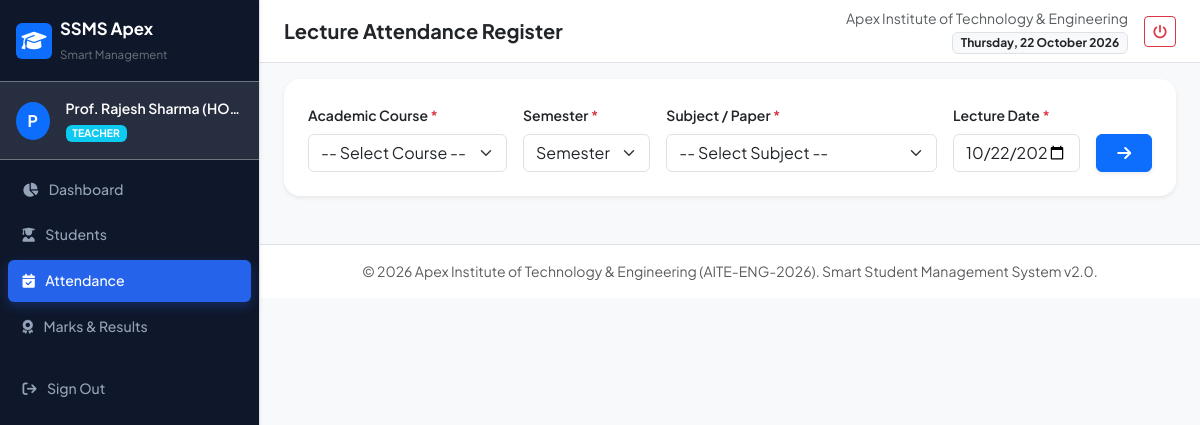
Screenshot of /attendance/mark (signed in) with the database file from the repository.
### models.py (models this page shows, shortened)
class User(db.Model):
    __tablename__ = 'users'
    id = db.Column(db.Integer, primary_key=True)
    username = db.Column(db.String(50), unique=True, nullable=False, index=True)
    password_hash = db.Column(db.String(255), nullable=False)
    role = db.Column(db.String(20), nullable=False, default='student')  # admin, teacher, student, accountant
    email = db.Column(db.String(100), unique=True, nullable=False)
    full_name = db.Column(db.String(100), nullable=False)
    is_active = db.Column(db.Boolean, default=True)
    created_at = db.Column(db.DateTime, default=datetime.utcnow)
    student_profile = db.relationship('Student', backref='user_account', uselist=False, cascade='all, delete-orphan')
    audit_logs = db.relationship('AuditLog', backref='user', lazy='dynamic')

### app.py (the view, shortened to what this page needs)
    @app.route('/attendance/mark', methods=['GET', 'POST'])
    @login_required
    @roles_accepted('admin', 'teacher')
    def attendance_mark():
        courses = Course.query.all()
        subjects = Subject.query.all()
        selected_course = request.args.get('course_id')
        selected_sem = request.args.get('semester')
        selected_subject = request.args.get('subject_id')
        selected_date = request.args.get('date', date.today().isoformat())
        students = []
        existing_attendance = {}
        return render_template(
            'attendance/mark.html',
            courses=courses,
            subjects=subjects,
            students=students,
            selected_course=selected_course,
            selected_sem=selected_sem,
            selected_subject=selected_subject,
            selected_date=selected_date,
            existing_attendance=existing_attendance
        )

### templates/attendance/mark.html (shortened to what this page needs)
{% extends "base.html" %}
{% block page_title %}Lecture Attendance Register{% endblock %}
{% block content %}
<div class="card border-0 shadow-sm rounded-4 mb-4">
    <div class="card-body p-4">
        <form method="GET" action="{{ url_for('attendance_mark') }}" class="row g-3">
            <div class="col-md-3">
                <label class="form-label small fw-semibold">Academic Course <span class="text-danger">*</span></label>
                <select name="course_id" id="course_id" class="form-select" required>
                    <option value="">-- Select Course --</option>
                </select>
            </div>
            <div class="col-md-2">
                <label class="form-label small fw-semibold">Semester <span class="text-danger">*</span></label>
                <select name="semester" id="semester" class="form-select" required>
                    {% for sem in range(1, 9) %}
                    <option value="{{ sem }}" {{ 'selected' if selected_sem == sem|string }}>Semester {{ sem }}</option>
                    {% endfor %}
                </select>
            </div>
            <div class="col-md-4">
                <label class="form-label small fw-semibold">Subject / Paper <span class="text-danger">*</span></label>
                <select name="subject_id" id="subject_id" class="form-select" required>
                    <option value="">-- Select Subject --</option>
                </select>
            </div>
            <div class="col-md-2">
                <label class="form-label small fw-semibold">Lecture Date <span class="text-danger">*</span></label>
                <input type="date" name="date" class="form-control" value="{{ selected_date }}" required>
            </div>
            <div class="col-md-1 d-flex align-items-end">
                <button type="submit" class="btn btn-primary w-100 shadow-sm">
                    <i class="fa-solid fa-arrow-right"></i>
                </button>
            </div>
        </form>
    </div>
</div>
{% endblock %}

### templates/base.html (shortened to what this page needs)
<!DOCTYPE html>
<html lang="en">
<head>
    <link href="https://cdn.jsdelivr.net/npm/bootstrap@5.3.3/dist/css/bootstrap.min.css" rel="stylesheet">
    <link href="https://cdnjs.cloudflare.com/ajax/libs/font-awesome/6.5.1/css/all.min.css" rel="stylesheet">
    <link rel="stylesheet" href="{{ url_for('static', filename='css/style.css') }}">
</head>
<body>
    <div class="d-flex" id="wrapper">
        {% if current_user %}
        <nav id="sidebar" class="bg-dark text-white border-end shadow-sm">
            <div class="sidebar-header p-3 border-bottom border-secondary d-flex align-items-center justify-content-between">
                <a href="{{ url_for('dashboard') }}" class="text-white text-decoration-none d-flex align-items-center gap-2">
                    <div class="brand-icon bg-primary text-white rounded p-2 d-flex align-items-center justify-content-center">
                        <i class="fa-solid fa-graduation-cap fs-5"></i>
                    </div>
                    <div>
                        <div class="fw-bold tracking-tight text-white mb-0" style="font-size: 1.05rem;">SSMS Apex</div>
                        <small class="text-secondary" style="font-size: 0.72rem;">Smart Management</small>
                    </div>
                </a>
            </div>
            <div class="p-3 bg-secondary bg-opacity-25 border-bottom border-secondary d-flex align-items-center gap-3">
                <div class="avatar-circle bg-primary text-white fw-bold d-flex align-items-center justify-content-center rounded-circle">
                    {{ current_user.full_name[0] }}
                </div>
                <div class="overflow-hidden">
                    <div class="text-truncate fw-semibold text-white small">{{ current_user.full_name }}</div>
                    <span class="badge bg-{{ 'danger' if current_user.role == 'admin' else ('info' if current_user.role == 'teacher' else ('warning' if current_user.role == 'accountant' else 'success')) }} text-uppercase" style="font-size: 0.65rem;">
                        {{ current_user.role }}
                    </span>
                </div>
            </div>
            <ul class="nav flex-column p-2 gap-1 sidebar-nav">
                <li class="nav-item">
                    <a class="nav-link text-white-50 rounded {{ 'active' if request.endpoint == 'dashboard' }}" href="{{ url_for('dashboard') }}">
                        <i class="fa-solid fa-chart-pie me-2"></i> Dashboard
                    </a>
                </li>
                {% if current_user.role in ['admin', 'teacher', 'accountant'] %}
                <li class="nav-item">
                    <a class="nav-link text-white-50 rounded {{ 'active' if 'student' in request.endpoint }}" href="{{ url_for('students_list') }}">
                        <i class="fa-solid fa-user-graduate me-2"></i> Students
                    </a>
                </li>
                {% endif %}
                {% if current_user.role in ['admin', 'teacher'] %}
                <li class="nav-item">
                    <a class="nav-link text-white-50 rounded {{ 'active' if 'attendance' in request.endpoint }}" href="{{ url_for('attendance_mark') }}">
                        <i class="fa-solid fa-calendar-check me-2"></i> Attendance
                    </a>
                </li>
                <li class="nav-item">
                    <a class="nav-link text-white-50 rounded {{ 'active' if 'marks' in request.endpoint }}" href="{{ url_for('marks_entry') }}">
                        <i class="fa-solid fa-award me-2"></i> Marks & Results
                    </a>
                </li>
                {% endif %}
                <li class="nav-item mt-auto pt-3">
                    <a class="nav-link text-danger rounded" href="{{ url_for('logout') }}">
                        <i class="fa-solid fa-arrow-right-from-bracket me-2"></i> Sign Out
                    </a>
                </li>
            </ul>
        </nav>
        {% endif %}
        <div id="page-content-wrapper" class="w-100 bg-light">
            <nav class="navbar navbar-expand navbar-light bg-white border-bottom px-4 py-2 sticky-top">
                <div class="container-fluid p-0">
                    <div class="d-flex align-items-center gap-2">
                        <span class="fs-5 fw-bold text-dark">{% block page_title %}Smart Student Management System{% endblock %}</span>
                    </div>
                    <div class="d-flex align-items-center gap-3">
                        <div class="text-end d-none d-md-block">
                            <small class="text-muted d-block">{{ institute_name }}</small>
                            <span class="badge bg-light text-dark border">{{ now.strftime('%A, %d %B %Y') }}</span>
                        </div>
                        {% if current_user %}
                        <a href="{{ url_for('logout') }}" class="btn btn-outline-danger btn-sm" title="Logout">
                            <i class="fa-solid fa-power-off"></i>
                        </a>
                        {% endif %}
                    </div>
                </div>
            </nav>
            <div class="container-fluid px-4 pt-3">
                {% block content %}{% endblock %}
            </div>
            <footer class="mt-5 py-3 border-top bg-white text-center text-muted small">
                <div class="container-fluid">
                    <span>&copy; {{ now.year }} {{ institute_name }} ({{ institute_code }}). Smart Student Management System v2.0.</span>
                </div>
            </footer>
        </div>
    </div>
</body>
</html>

### static/css/style.css (style rules this page uses)
:root { --primary-color: #2563eb; --primary-hover: #1d4ed8; --secondary-color: #64748b; --success-color: #10b981; --danger-color: #ef4444; --warning-color: #f59e0b; --dark-surface: #0f172a; --light-bg: #f8fafc; --sidebar-width: 260px; }
body { font-family: 'Plus Jakarta Sans', -apple-system, BlinkMacSystemFont, "Segoe UI", Roboto, sans-serif; background-color: var(--light-bg); color: #1e293b; margin: 0; padding: 0; overflow-x: hidden; }
#sidebar { width: var(--sidebar-width); min-width: var(--sidebar-width); min-height: 100vh; background-color: var(--dark-surface) !important; transition: all 0.3s ease; z-index: 1040; }
.brand-icon { width: 36px; height: 36px; }
.avatar-circle { width: 38px; height: 38px; }
.sidebar-nav .nav-link { font-size: 0.88rem; font-weight: 500; padding: 0.65rem 0.9rem; color: #94a3b8 !important; transition: all 0.2s ease; }
.sidebar-nav .nav-link.active { color: #ffffff !important; background-color: var(--primary-color) !important; box-shadow: 0 4px 12px rgba(37, 99, 235, 0.3); }

### rows the page displays
User: full_name "P", full_name "Prof. Rajesh Sharma (HO…", role "TEACHER"

### other values shown
{{ institute_name }} "Apex Institute of Technology & Engineering"
{{ institute_code }} "AITE-ENG-2026"
